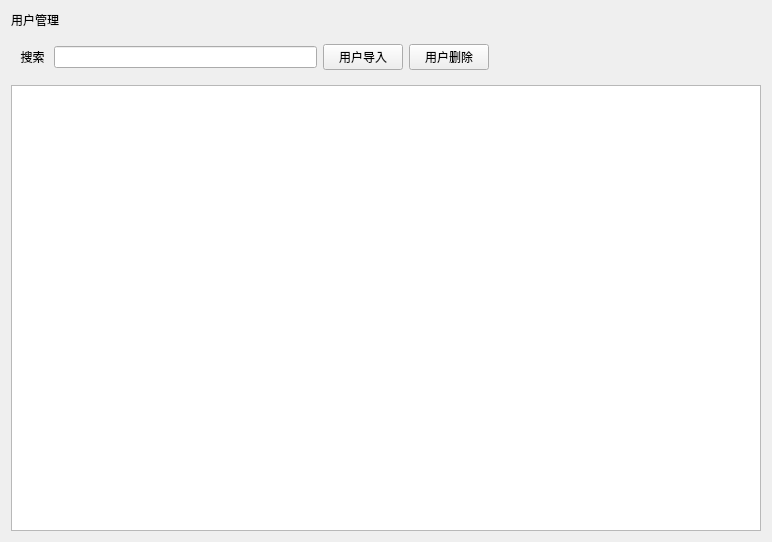
<?xml version="1.0" encoding="UTF-8"?>
<ui version="4.0">
 <class>UserMgr</class>
 <widget class="QWidget" name="UserMgr">
  <property name="geometry">
   <rect>
    <x>0</x>
    <y>0</y>
    <width>772</width>
    <height>542</height>
   </rect>
  </property>
  <property name="windowTitle">
   <string>Form</string>
  </property>
  <property name="name" stdset="0">
   <string>bg</string>
  </property>
  <layout class="QGridLayout" name="gridLayout_2">
   <item row="1" column="0">
    <widget class="QWidget" name="widget" native="true">
     <layout class="QGridLayout" name="gridLayout">
      <item row="1" column="0">
       <widget class="QLabel" name="label">
        <property name="text">
         <string>搜索 </string>
        </property>
        <property name="alignment">
         <set>Qt::AlignmentFlag::AlignRight|Qt::AlignmentFlag::AlignTrailing|Qt::AlignmentFlag::AlignVCenter</set>
        </property>
        <property name="name" stdset="0">
         <string>lb</string>
        </property>
       </widget>
      </item>
      <item row="1" column="2">
       <widget class="QPushButton" name="btn_imprt">
        <property name="text">
         <string>用户导入</string>
        </property>
        <property name="name" stdset="0">
         <string>btn</string>
        </property>
       </widget>
      </item>
      <item row="1" column="3">
       <widget class="QPushButton" name="btn_del">
        <property name="text">
         <string>用户删除</string>
        </property>
        <property name="name" stdset="0">
         <string>btn</string>
        </property>
       </widget>
      </item>
      <item row="1" column="1">
       <widget class="QLineEdit" name="le_srch">
        <property name="name" stdset="0">
         <string>le</string>
        </property>
       </widget>
      </item>
      <item row="1" column="5">
       <spacer name="horizontalSpacer">
        <property name="orientation">
         <enum>Qt::Orientation::Horizontal</enum>
        </property>
        <property name="sizeHint" stdset="0">
         <size>
          <width>40</width>
          <height>20</height>
         </size>
        </property>
       </spacer>
      </item>
     </layout>
    </widget>
   </item>
   <item row="2" column="0">
    <widget class="QTableView" name="tableView">
     <property name="name" stdset="0">
      <UInt>0</UInt>
     </property>
    </widget>
   </item>
   <item row="0" column="0">
    <widget class="QLabel" name="lb_title">
     <property name="text">
      <string>用户管理</string>
     </property>
     <property name="name" stdset="0">
      <string>title</string>
     </property>
    </widget>
   </item>
  </layout>
 </widget>
 <resources/>
 <connections/>
</ui>
